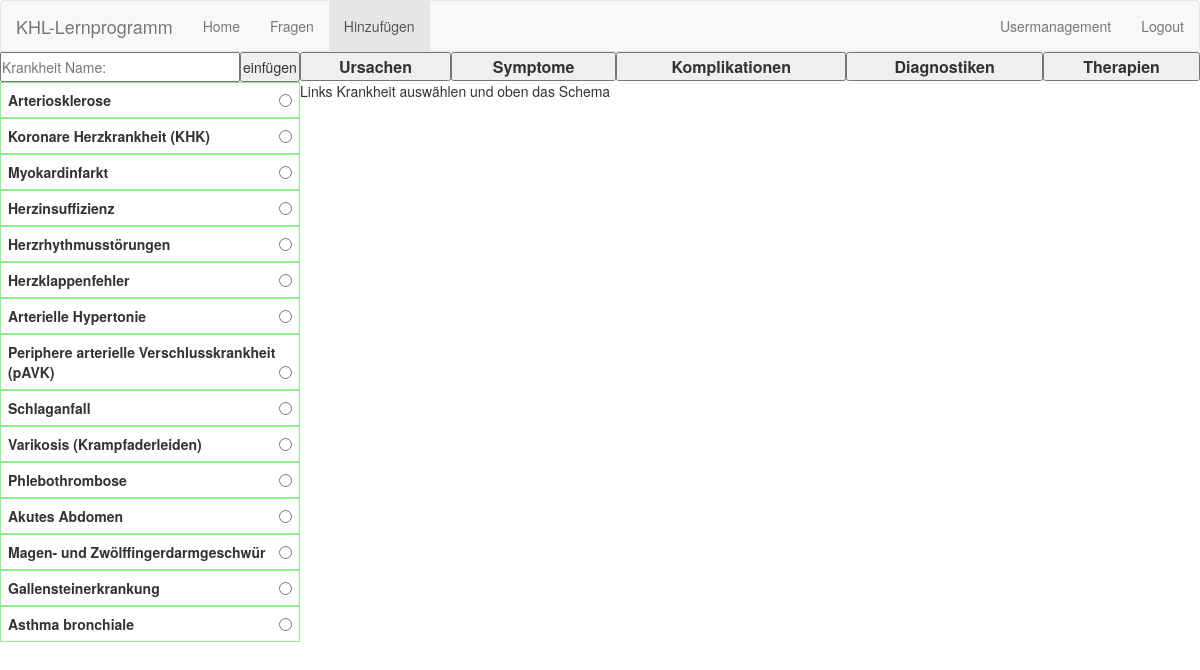
The app's page /hinzufügen (signed in) with its own data.
### database.py (models this page shows)
class Krankheit(Base):
    __tablename__='krankheiten'
    id = Column(Integer, primary_key=True)
    name = Column(String(40), unique=True)
    ursachen = relationship('Ursache', secondary=relation)
    symptome = relationship('Symptom', secondary=relation)
    komplikationen = relationship('Komplikation', secondary=relation)
    diagnostiken = relationship('Diagnostik', secondary=relation)
    therapien = relationship('Therapie', secondary=relation)

### website.py (the view)
@app.route('/hinzufügen',methods=['GET','POST'])
def hinzufügen():
    if not session.get('logged_in'):
        return redirect('/')
    schemacontent=''
    message=''
    active_krankheit=None
    active_schema=None
    if request.method=='POST':
        rform=request.form
        if 'Btn_add_Krankheit' in rform:
            name=rform['Krankheit_name']
            db.kh_addKrankheit(name)
        if 'radio_Krankheit' in rform and 'Btn_Kh_schema' in rform:
            active_krankheit=rform['radio_Krankheit']
            active_schema=rform['Btn_Kh_schema']
            if 'kh_newcontent' in rform and rform['kh_newcontent'] != '':
                newschemacontent = rform['kh_newcontent']
                db.kh_addSchema(active_krankheit, active_schema, newschemacontent)
            schemacontent=db.kh_SchemaContentGetall(active_krankheit,active_schema, True)
        elif 'Btn_Kh_schema' in rform:
            message='Zuerst Krankheit auswählen'
    else:
        message='Links Krankheit auswählen und oben das Schema'
    krankheiten=db.kh_Krankheiten_getall()
    return render_template('hinzufügen.j2', krankheiten=krankheiten, active_schema=active_schema,
    active_krankheit=active_krankheit, schemacontent=schemacontent, message=message)

### database.py (called while the page is built)
def kh_Krankheiten_getall():
    krankheiten=[]
    sqlelement=session.query(Krankheit).order_by(Krankheit.id.asc()).all()
    for row in sqlelement:
        krankheiten.append(row.name)
    return krankheiten

### templates/Hinzufügen.j2 (shortened to what this page needs)
{% extends "_base.j2" %}
{% set active_link = 'Hinzufügen' %}
{% block navbar %}
    {{ super() }}
{% endblock %}
{% block vert_navbar %}
    <div class='vert_navbar'>
        <form action="?" method='POST'>
            <input type="text" id="tf_add" name="Krankheit_name" placeholder="Krankheit Name:" autocomplete="off" autofocus>
            <button type="submit" name= "Btn_add_Krankheit" id="btn_add">einfügen</button>
        </form>
        <form action="?" method='POST'>
            <ul>
                {% for krankheit in krankheiten %}
                    <li>
                        <label class='kh_radio_label'{% if active_krankheit == "{{ krankheit }}" %} class="kh_active" {% endif %}>
                            {{ krankheit }}<input type="radio" name="radio_Krankheit" value="{{ krankheit }}" id="rdo_kh">
                        </label>
                    </li>
                {% endfor %}
            </ul>
    </div>
{% endblock %}
{% block content %}
    <div class='content'>
            <table>
                <tr>
                    <th><button {% if active_schema == 'Ursachen' %} class="schema_active" {% endif %} type="submit" name="Btn_Kh_schema" value="Ursachen" id="btn_schema">Ursachen</button></th>
                    <th><button {% if active_schema == 'Symptome' %} class="schema_active" {% endif %} type="submit" name="Btn_Kh_schema" value="Symptome" id="btn_schema">Symptome</button></th>
                    <th><button {% if active_schema == 'Komplikationen' %} class="schema_active" {% endif %} type="submit" name="Btn_Kh_schema" value="Komplikationen" id="btn_schema">Komplikationen</button></th>
                    <th><button {% if active_schema == 'Diagnostiken' %} class="schema_active" {% endif %} type="submit" name="Btn_Kh_schema" value="Diagnostiken" id="btn_schema">Diagnostiken</button></th>
                    <th><button {% if active_schema == 'Therapien' %} class="schema_active" {% endif %} type="submit" name="Btn_Kh_schema" value="Therapien" id="btn_schema">Therapien</button></th>
                </tr>
            </table>
                <p>{{ message }}</p>
    </div>
{% endblock %}

### templates/_base.j2 (shortened to what this page needs)
<link rel="stylesheet" href="static/bootstrap.css">
{% block navbar %}
    <nav class="navbar navbar-default">
        <div class="container-fluid">
            <div class="navbar-header">
                <a class="navbar-brand" href="/home">KHL-Lernprogramm</a>
            </div>
            <ul class="nav navbar-nav">
                <li {% if active_link == 'Home' %} class="active" {% endif %}> <a href="/home">Home</a></li>
                <li {% if active_link == 'Fragen' %} class="active" {% endif %}> <a href="/fragen">Fragen</a></li>
                <li {% if active_link == 'Hinzufügen' %} class="active" {% endif %}> <a href="/hinzufügen">Hinzufügen</a></li>
            </ul>
            <ul class="nav navbar-nav navbar-right">
                <li {% if active_link == 'Usermanagement' %} class="active" {% endif %}> <a href="/admin_auth">Usermanagement</a></li>
                <li><a href="/logout">Logout</a></li>
            </ul>
        </div>
    </nav>
{% endblock %}
{% block vert_navbar %}{% endblock %}
{% block content %}{% endblock %}

### templates/_base.j2 (style rules this page uses)
.navbar { margin-bottom: 0; }

### templates/Hinzufügen.j2 (style rules this page uses)
.vert_navbar { float:left; width:25%; position: relative; top:0; bottom:0; }
#btn_add, #tf_add { display:inline; padding:0; height:30px; }
#tf_add { width:80% }
#btn_add { width:20%; margin-left: -4; }
.vert_navbar ul { padding: 0; margin-top:-14; width: 25%; overflow-y: auto; position: fixed; height:86.5%; }
#rdo_kh { float:right; }
.kh_radio_label { border-style:solid; border-color: lightgreen; border-width: 1px; width:100%; margin:0; padding:7; }
.content { position: relative; width: 75%; float: right; }
#btn_schema { width:100%; height:100%; }
table { width: 100%; margin:0; }

### records on screen
Krankheit: name "Arteriosklerose"
Krankheit: name "Koronare Herzkrankheit (KHK)"
Krankheit: name "Myokardinfarkt"
Krankheit: name "Herzinsuffizienz"
Krankheit: name "Herzrhythmusstörungen"
Krankheit: name "Herzklappenfehler"
Krankheit: name "Arterielle Hypertonie"
Krankheit: name "Periphere arterielle Verschlusskrankheit (pAVK)"
Krankheit: name "Schlaganfall"
Krankheit: name "Varikosis (Krampfaderleiden)"
Krankheit: name "Phlebothrombose"
Krankheit: name "Akutes Abdomen"
Krankheit: name "Magen- und Zwölffingerdarmgeschwür"
Krankheit: name "Gallensteinerkrankung"
Krankheit: name "Asthma bronchiale"

### other values on screen
{{ message }} "Links Krankheit auswählen und oben das Schema"
